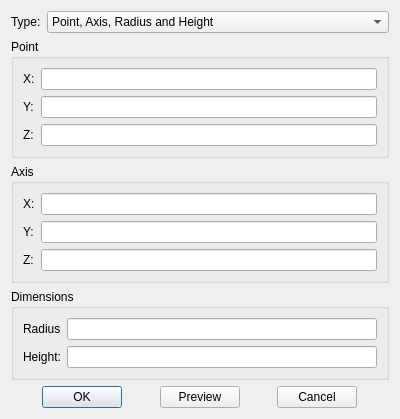
<?xml version="1.0" encoding="UTF-8"?>
<ui version="4.0">
 <class>PrimitivesCylinderInfoDialog</class>
 <widget class="QDialog" name="PrimitivesCylinderInfoDialog">
  <property name="geometry">
   <rect>
    <x>0</x>
    <y>0</y>
    <width>400</width>
    <height>371</height>
   </rect>
  </property>
  <property name="windowTitle">
   <string>Cylinder</string>
  </property>
  <layout class="QGridLayout" name="gridLayout_4">
   <item row="2" column="0">
    <widget class="QWidget" name="widget" native="true">
     <property name="sizePolicy">
      <sizepolicy hsizetype="Preferred" vsizetype="Fixed">
       <horstretch>0</horstretch>
       <verstretch>0</verstretch>
      </sizepolicy>
     </property>
     <layout class="QGridLayout" name="gridLayout_3">
      <property name="leftMargin">
       <number>0</number>
      </property>
      <property name="topMargin">
       <number>0</number>
      </property>
      <property name="rightMargin">
       <number>0</number>
      </property>
      <property name="bottomMargin">
       <number>0</number>
      </property>
      <item row="0" column="4">
       <spacer name="horizontalSpacer_3">
        <property name="orientation">
         <enum>Qt::Horizontal</enum>
        </property>
        <property name="sizeHint" stdset="0">
         <size>
          <width>40</width>
          <height>20</height>
         </size>
        </property>
       </spacer>
      </item>
      <item row="0" column="1">
       <widget class="QPushButton" name="pb_ok">
        <property name="text">
         <string>OK</string>
        </property>
       </widget>
      </item>
      <item row="0" column="3">
       <widget class="QPushButton" name="pb_preview">
        <property name="text">
         <string>Preview</string>
        </property>
       </widget>
      </item>
      <item row="0" column="5">
       <widget class="QPushButton" name="pb_cancel">
        <property name="text">
         <string>Cancel</string>
        </property>
       </widget>
      </item>
      <item row="0" column="2">
       <spacer name="horizontalSpacer_2">
        <property name="orientation">
         <enum>Qt::Horizontal</enum>
        </property>
        <property name="sizeHint" stdset="0">
         <size>
          <width>40</width>
          <height>20</height>
         </size>
        </property>
       </spacer>
      </item>
      <item row="0" column="0">
       <spacer name="horizontalSpacer">
        <property name="orientation">
         <enum>Qt::Horizontal</enum>
        </property>
        <property name="sizeHint" stdset="0">
         <size>
          <width>40</width>
          <height>20</height>
         </size>
        </property>
       </spacer>
      </item>
      <item row="0" column="6">
       <spacer name="horizontalSpacer_4">
        <property name="orientation">
         <enum>Qt::Horizontal</enum>
        </property>
        <property name="sizeHint" stdset="0">
         <size>
          <width>40</width>
          <height>20</height>
         </size>
        </property>
       </spacer>
      </item>
     </layout>
    </widget>
   </item>
   <item row="0" column="0">
    <widget class="QWidget" name="widget_2" native="true">
     <property name="sizePolicy">
      <sizepolicy hsizetype="Preferred" vsizetype="Fixed">
       <horstretch>0</horstretch>
       <verstretch>0</verstretch>
      </sizepolicy>
     </property>
     <layout class="QGridLayout" name="gridLayout_2">
      <property name="leftMargin">
       <number>0</number>
      </property>
      <property name="topMargin">
       <number>0</number>
      </property>
      <property name="rightMargin">
       <number>0</number>
      </property>
      <property name="bottomMargin">
       <number>0</number>
      </property>
      <item row="0" column="0">
       <widget class="QLabel" name="label">
        <property name="sizePolicy">
         <sizepolicy hsizetype="Fixed" vsizetype="Preferred">
          <horstretch>0</horstretch>
          <verstretch>0</verstretch>
         </sizepolicy>
        </property>
        <property name="text">
         <string>Type:</string>
        </property>
       </widget>
      </item>
      <item row="0" column="1">
       <widget class="QComboBox" name="comb_type">
        <item>
         <property name="text">
          <string>Point, Axis, Radius and Height</string>
         </property>
        </item>
       </widget>
      </item>
     </layout>
    </widget>
   </item>
   <item row="1" column="0">
    <widget class="QStackedWidget" name="stackedWidget">
     <property name="currentIndex">
      <number>0</number>
     </property>
     <widget class="QWidget" name="page_radius">
      <layout class="QGridLayout" name="gridLayout">
       <property name="leftMargin">
        <number>0</number>
       </property>
       <property name="topMargin">
        <number>0</number>
       </property>
       <property name="rightMargin">
        <number>0</number>
       </property>
       <property name="bottomMargin">
        <number>0</number>
       </property>
       <item row="0" column="0">
        <widget class="QGroupBox" name="groupBox_4">
         <property name="title">
          <string>Point</string>
         </property>
         <layout class="QGridLayout" name="gridLayout_8">
          <item row="1" column="0">
           <widget class="QLabel" name="label_12">
            <property name="text">
             <string>Y:</string>
            </property>
           </widget>
          </item>
          <item row="0" column="0">
           <widget class="QLabel" name="label_3">
            <property name="text">
             <string>X:</string>
            </property>
           </widget>
          </item>
          <item row="1" column="1">
           <widget class="Comp::FITKSciNotationLineEdit" name="le_radius_py"/>
          </item>
          <item row="0" column="1">
           <widget class="Comp::FITKSciNotationLineEdit" name="le_radius_px"/>
          </item>
          <item row="2" column="0">
           <widget class="QLabel" name="label_13">
            <property name="text">
             <string>Z:</string>
            </property>
           </widget>
          </item>
          <item row="2" column="1">
           <widget class="Comp::FITKSciNotationLineEdit" name="le_radius_pz"/>
          </item>
         </layout>
        </widget>
       </item>
       <item row="1" column="0">
        <widget class="QGroupBox" name="groupBox_5">
         <property name="title">
          <string>Axis</string>
         </property>
         <layout class="QGridLayout" name="gridLayout_9">
          <item row="2" column="0">
           <widget class="QLabel" name="label_14">
            <property name="text">
             <string>Z:</string>
            </property>
           </widget>
          </item>
          <item row="0" column="2">
           <widget class="Comp::FITKSciNotationLineEdit" name="le_radius_axisx"/>
          </item>
          <item row="0" column="0">
           <widget class="QLabel" name="label_15">
            <property name="text">
             <string>X:</string>
            </property>
           </widget>
          </item>
          <item row="1" column="0">
           <widget class="QLabel" name="label_16">
            <property name="text">
             <string>Y:</string>
            </property>
           </widget>
          </item>
          <item row="1" column="2">
           <widget class="Comp::FITKSciNotationLineEdit" name="le_radius_axisy"/>
          </item>
          <item row="2" column="2">
           <widget class="Comp::FITKSciNotationLineEdit" name="le_radius_axisz"/>
          </item>
         </layout>
        </widget>
       </item>
       <item row="2" column="0">
        <widget class="QGroupBox" name="groupBox_6">
         <property name="title">
          <string>Dimensions</string>
         </property>
         <layout class="QGridLayout" name="gridLayout_10">
          <item row="1" column="0">
           <widget class="QLabel" name="label_17">
            <property name="text">
             <string>Height:</string>
            </property>
           </widget>
          </item>
          <item row="1" column="2">
           <widget class="Comp::FITKSciNotationLineEdit" name="le_radius_height"/>
          </item>
          <item row="0" column="2">
           <widget class="Comp::FITKSciNotationLineEdit" name="le_radius_radius"/>
          </item>
          <item row="0" column="0">
           <widget class="QLabel" name="label_18">
            <property name="text">
             <string>Radius</string>
            </property>
           </widget>
          </item>
         </layout>
        </widget>
       </item>
      </layout>
     </widget>
    </widget>
   </item>
  </layout>
 </widget>
 <customwidgets>
  <customwidget>
   <class>Comp::FITKSciNotationLineEdit</class>
   <extends>QLineEdit</extends>
   <header location="global">FITK_Component/FITKWidget/FITKSciNotationLineEdit.h</header>
  </customwidget>
 </customwidgets>
 <resources/>
 <connections/>
</ui>
